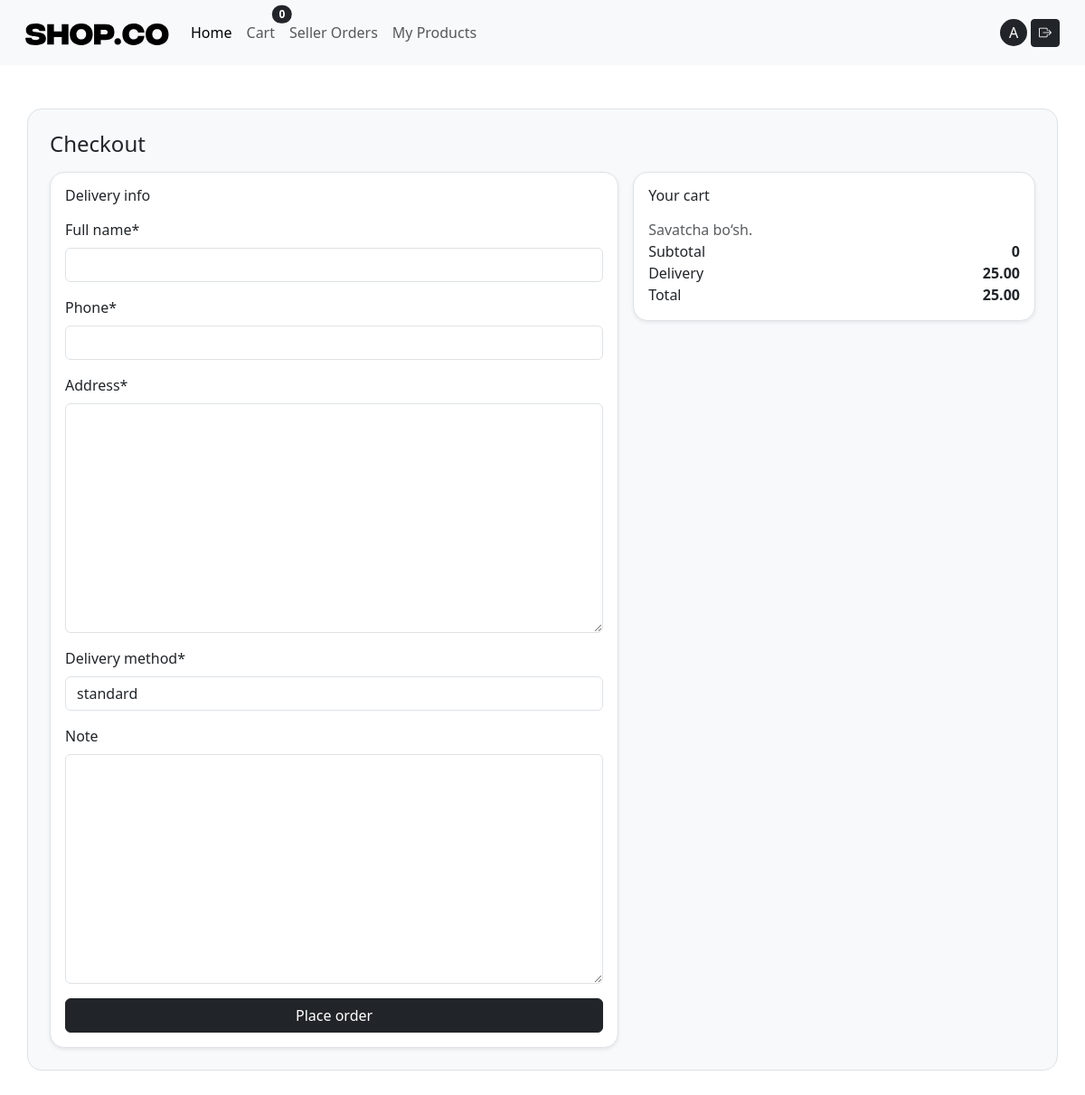
The page /checkout/ (signed in) on the database as committed earlier.
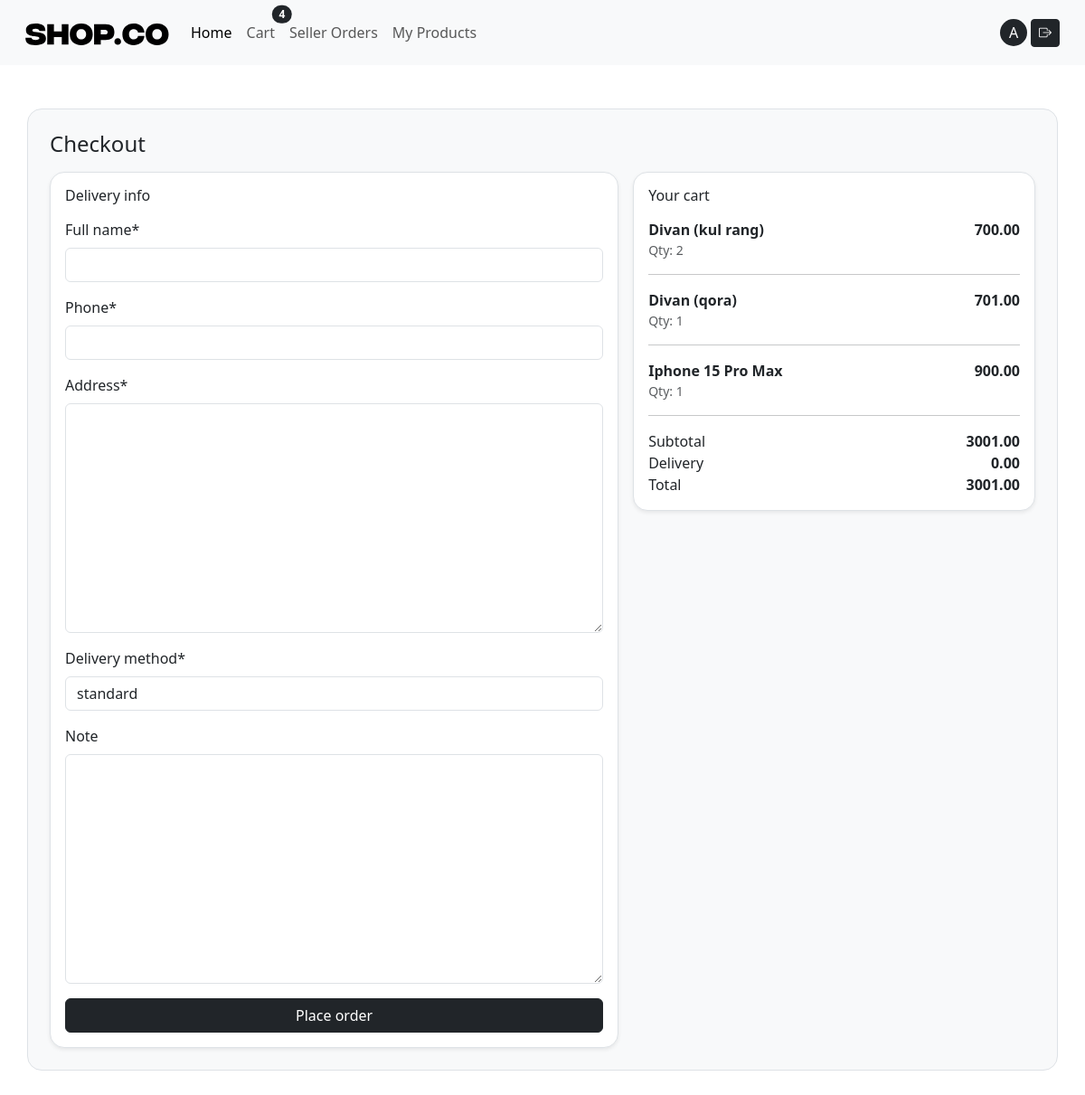
The same page on the database as committed later.
### cart/models.py (models this page shows, shortened)
class Cart(models.Model):
   user = models.OneToOneField(settings.AUTH_USER_MODEL, on_delete=models.CASCADE, related_name='cart')
   created_at = models.DateField(auto_now_add=True)
   updated_at = models.DateField(auto_now=True)
   def subtotal(self):
       return sum((item.unit_price * item.qty) for item in self.items.all())
   def delivery(self):
       return Decimal("0.00") if self.subtotal() >= Decimal("500.00") else Decimal("25.00")
   def total(self):
       return self.subtotal() + self.delivery()
   def total_qty(self):
       return sum(item.qty for item in self.items.all())

class CartItem(models.Model):
   cart = models.ForeignKey(Cart, on_delete=models.CASCADE, related_name="items")
   product = models.ForeignKey(Product, on_delete=models.CASCADE, related_name="cart_items")
   qty = models.PositiveIntegerField(default=1)
   unit_price = models.DecimalField(max_digits=12, decimal_places=2, default=Decimal("0.00"))
   created_at = models.DateTimeField(auto_now_add=True)

### catalog/models.py (models this page shows, shortened)
class Product(models.Model):
    seller = models.ForeignKey(settings.AUTH_USER_MODEL, on_delete=models.CASCADE, related_name="products")
    category = models.ForeignKey(Category, on_delete=models.SET_NULL, null=True, blank=True, related_name="products")
    name = models.CharField(max_length=200)
    slug = models.SlugField(max_length=220, unique=True)
    price = models.DecimalField(max_digits=12, decimal_places=2)
    short_description = models.CharField(max_length=255, blank=True)
    description = models.TextField(blank=True)
    stock = models.PositiveIntegerField(default=0)
    is_active = models.BooleanField(default=True)
    main_image = models.ImageField(upload_to="products/main/", blank=True, null=True)
    created_at = models.DateTimeField(auto_now_add=True)

### orders/views.py (the view, shortened to what this page needs)
# urls.py: path("checkout/", views.CheckoutView.as_view(), name="checkout"),  # checkout
class CheckoutView(LoginRequiredMixin, FormView):
   template_name = "orders/checkout.html"  # checkout template
   form_class = CheckoutForm  # form
   success_url = reverse_lazy("my_orders")  # order bo‘lgach historyga qaytamiz
   def get_context_data(self, **kwargs):
        ctx = super().get_context_data(**kwargs)
        cart = get_or_create_cart(self.request.user)  # user cartini olamiz
        ctx["cart"] = cart  # template’da ko‘rsatish uchun
        ctx["items"] = cart.items.select_related("product")  # cart itemlar
        ctx["subtotal"] = cart.subtotal()  # cart subtotal
        ctx["delivery"] = cart.delivery()  # cart delivery
        ctx["total"] = cart.total()  # cart total
        return ctx

### orders/forms.py
class CheckoutForm(forms.ModelForm):
   class Meta:
       model = Order
       fields = ("full_name", "phone", "address", "delivery_method", "note")  # user/status avtomatik bo‘ladi

### cart/context_processors.py (called while the page is built)
def cart(request):
    if request.user.is_authenticated:
        cart, _ = Cart.objects.get_or_create(user=request.user)
        return {'cart': cart}
    return {'cart': None}

### cart/utils.py (called while the page is built)
def get_or_create_cart(user):
    cart , _ = Cart.objects.get_or_create(user=user)
    return cart

### templates/orders/checkout.html (shortened to what this page needs)
{% extends "base.html" %}
{% load crispy_forms_tags %}
{% block content %}
<div class="container border rounded p-4 rounded-4 my-5 bg-light">
    <h1 class="h4 mb-3">Checkout</h1>
<div class="row g-3">
 <div class="col-lg-7">
   <div class="card shadow-sm border rounded-4">
     <div class="card-body">
       <h2 class="h6 mb-3">Delivery info</h2>
       <form method="post">
         {{ form|crispy }}
         <button class="btn btn-dark w-100">Place order</button>
       </form>
     </div>
   </div>
 </div>
 <div class="col-lg-5">
   <div class="card shadow-sm border rounded-4">
     <div class="card-body">
       <h2 class="h6 mb-3">Your cart</h2>
       {% for item in items %}
         <div class="d-flex justify-content-between"><div>
             <div class="fw-semibold">{{ item.product.name }}</div>
             <div class="text-muted small">Qty: {{ item.qty }}</div></div>
           <div class="fw-semibold">{{ item.unit_price }}</div></div><hr>
       {% empty %}
         <p class="text-muted mb-0">Savatcha bo‘sh.</p>
       {% endfor %}
       <div class="d-flex justify-content-between">
         <span>Subtotal</span><strong>{{ subtotal }}</strong></div>
       <div class="d-flex justify-content-between">
         <span>Delivery</span><strong>{{ delivery }}</strong></div>
       <div class="d-flex justify-content-between">
         <span>Total</span><strong>{{ total }}</strong></div></div></div></div></div>
</div>
{% endblock %}

### templates/includes/navbar.html (shortened to what this page needs)
{% load static %}
<nav class="navbar navbar-expand-lg bg-body-tertiary p-3">
  <div class="container-fluid">
    <a class="navbar-brand" href="/"><img src="{% static 'images/logo.svg' %}" alt=""/></a>
    <div class="collapse navbar-collapse" id="navbarSupportedContent">
      <ul class="navbar-nav me-auto mb-2 mb-lg-0">
        <li class="nav-item">
          <a class="nav-link active" aria-current="page" href="/">Home</a>
        </li>
        <li class="nav-item">
          <a href="{% url 'cart_detail' %}" class="nav-link position-relative btn btn-sm ">
  Cart
  <span class="position-absolute top-0 start-100 translate-middle badge rounded-pill bg-dark">
     {{ cart.total_qty }}
  </span>
</a>
        </li>
        <li class="nav-item">
          {% if request.user.is_authenticated %}
 {% if request.user.role == "SELLER" %}
   <a class="nav-link" href="{% url 'seller_order_items' %}">Seller Orders</a>
 {% endif %}
{% endif %}
        </li>
        <li class="nav-item">
          {% if request.user.is_authenticated and request.user.role == "SELLER" %}
<a class="nav-link" href="{% url 'seller_products' %}">
My Products
</a>
{%endif %}
</li>
      </ul>
      {% if user.is_authenticated %}
        <a style="width: 30px; height:30px;" class="text-decoration-none d-flex align-items-center justify-content-center bg-dark text-white rounded rounded-circle me-1"  href="{% url 'profile_detail' %}">{{ user.username|slice:1|title }}</a>
      <form method="post" action="{% url 'logout' %}">
        <button class="btn btn-dark btn-sm"><i class="bi bi-box-arrow-right"></i></button>
      </form>
      {% else %}
      <a class="btn btn-dark rounded rounded-pill me-1" href="{% url 'signup' %}">Ro'yxatdan o'tish</a>
      <a class="btn btn-dark rounded rounded-pill" href="{% url 'login' %}">Kirish</a>
      {% endif %}
    </div>
  </div>
</nav>

Rows that differ between the two databases and show on the page:
computed for Cart: total_qty "0" → "4"
added CartItem: product.name "Divan (kul rang)", qty "2", unit_price "700.00"
added CartItem: product.name "Divan (qora)", qty "1", unit_price "701.00"
added CartItem: product.name "Iphone 15 Pro Max", qty "1", unit_price "900.00"
Other text that changed with them:
{{ subtotal }}: "0" → "3001.00"
{{ delivery }}: "25.00" → "0.00"
{{ total }}: "25.00" → "3001.00"
text no longer shown: "Savatcha bo‘sh."
